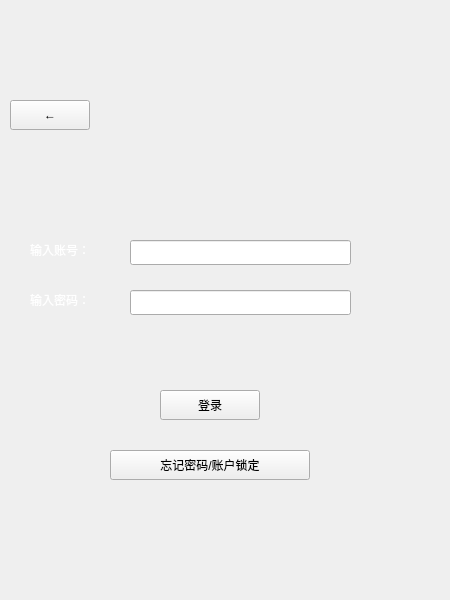
<?xml version="1.0" encoding="UTF-8"?>
<ui version="4.0">
 <class>loginwindow</class>
 <widget class="QWidget" name="loginwindow">
  <property name="geometry">
   <rect>
    <x>0</x>
    <y>0</y>
    <width>450</width>
    <height>600</height>
   </rect>
  </property>
  <property name="windowTitle">
   <string>Form</string>
  </property>
  <widget class="QLabel" name="label">
   <property name="geometry">
    <rect>
     <x>0</x>
     <y>0</y>
     <width>450</width>
     <height>600</height>
    </rect>
   </property>
   <property name="text">
    <string/>
   </property>
  </widget>
  <widget class="QLineEdit" name="inputpassword">
   <property name="geometry">
    <rect>
     <x>130</x>
     <y>290</y>
     <width>221</width>
     <height>25</height>
    </rect>
   </property>
  </widget>
  <widget class="QLabel" name="account">
   <property name="geometry">
    <rect>
     <x>30</x>
     <y>240</y>
     <width>91</width>
     <height>20</height>
    </rect>
   </property>
   <property name="text">
    <string>&lt;html&gt;&lt;head/&gt;&lt;body&gt;&lt;p&gt;&lt;span style=&quot; color:#ffffff;&quot;&gt;输入账号：&lt;/span&gt;&lt;/p&gt;&lt;/body&gt;&lt;/html&gt;</string>
   </property>
  </widget>
  <widget class="QPushButton" name="exitBtn">
   <property name="geometry">
    <rect>
     <x>10</x>
     <y>100</y>
     <width>80</width>
     <height>30</height>
    </rect>
   </property>
   <property name="text">
    <string>←</string>
   </property>
  </widget>
  <widget class="QLineEdit" name="inputaccount">
   <property name="geometry">
    <rect>
     <x>130</x>
     <y>240</y>
     <width>221</width>
     <height>25</height>
    </rect>
   </property>
  </widget>
  <widget class="QLabel" name="password">
   <property name="geometry">
    <rect>
     <x>30</x>
     <y>290</y>
     <width>91</width>
     <height>20</height>
    </rect>
   </property>
   <property name="text">
    <string>&lt;html&gt;&lt;head/&gt;&lt;body&gt;&lt;p&gt;&lt;span style=&quot; color:#ffffff;&quot;&gt;输入密码：&lt;/span&gt;&lt;/p&gt;&lt;/body&gt;&lt;/html&gt;</string>
   </property>
  </widget>
  <widget class="QPushButton" name="forgetBtn">
   <property name="geometry">
    <rect>
     <x>110</x>
     <y>450</y>
     <width>200</width>
     <height>30</height>
    </rect>
   </property>
   <property name="text">
    <string>忘记密码/账户锁定</string>
   </property>
  </widget>
  <widget class="QPushButton" name="loginorder">
   <property name="geometry">
    <rect>
     <x>160</x>
     <y>390</y>
     <width>100</width>
     <height>30</height>
    </rect>
   </property>
   <property name="text">
    <string>登录</string>
   </property>
  </widget>
 </widget>
 <resources/>
 <connections/>
</ui>
